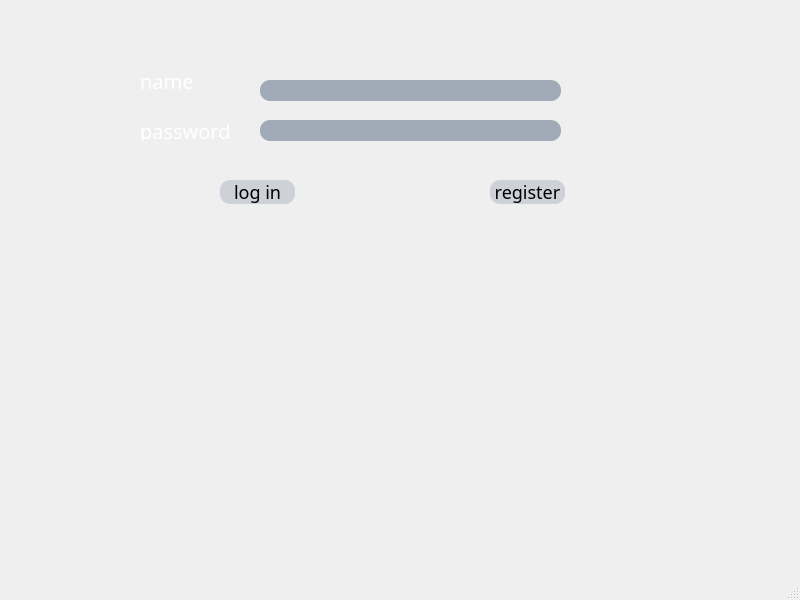
<?xml version="1.0" encoding="UTF-8"?>
<ui version="4.0">
 <class>MainWindow</class>
 <widget class="QMainWindow" name="MainWindow">
  <property name="geometry">
   <rect>
    <x>0</x>
    <y>0</y>
    <width>800</width>
    <height>600</height>
   </rect>
  </property>
  <property name="windowTitle">
   <string>MainWindow</string>
  </property>
  <property name="windowIcon">
   <iconset resource="resource.qrc">
    <normaloff>:/images/media/media/5.png</normaloff>:/images/media/media/5.png</iconset>
  </property>
  <widget class="QWidget" name="centralwidget">
   <widget class="QLineEdit" name="username">
    <property name="geometry">
     <rect>
      <x>260</x>
      <y>80</y>
      <width>301</width>
      <height>21</height>
     </rect>
    </property>
    <property name="styleSheet">
     <string notr="true">QLineEdit {
    background-color: rgba(97, 114, 136, 140);
    border-radius: 10px;
    font-size: 16px;
    color: white;
}</string>
    </property>
    <property name="echoMode">
     <enum>QLineEdit::EchoMode::Normal</enum>
    </property>
   </widget>
   <widget class="QLabel" name="label">
    <property name="geometry">
     <rect>
      <x>140</x>
      <y>70</y>
      <width>61</width>
      <height>21</height>
     </rect>
    </property>
    <property name="font">
     <font>
      <family>Impact</family>
      <pointsize>-1</pointsize>
     </font>
    </property>
    <property name="styleSheet">
     <string notr="true">QLabel {
    color: white;
    font-size: 20px;
}</string>
    </property>
    <property name="text">
     <string>name</string>
    </property>
   </widget>
   <widget class="QLabel" name="label_2">
    <property name="geometry">
     <rect>
      <x>140</x>
      <y>120</y>
      <width>101</width>
      <height>21</height>
     </rect>
    </property>
    <property name="font">
     <font>
      <family>Impact</family>
      <pointsize>-1</pointsize>
     </font>
    </property>
    <property name="styleSheet">
     <string notr="true">QLabel {
    color: white;
    font-size: 20px;
}</string>
    </property>
    <property name="text">
     <string>password</string>
    </property>
   </widget>
   <widget class="QLineEdit" name="password">
    <property name="geometry">
     <rect>
      <x>260</x>
      <y>120</y>
      <width>301</width>
      <height>21</height>
     </rect>
    </property>
    <property name="mouseTracking">
     <bool>true</bool>
    </property>
    <property name="styleSheet">
     <string notr="true">QLineEdit {
    background-color: rgba(97, 114, 136, 140);
    border-radius: 10px;
    font-size: 16px;
    color: white;
}</string>
    </property>
    <property name="echoMode">
     <enum>QLineEdit::EchoMode::Password</enum>
    </property>
   </widget>
   <widget class="QPushButton" name="loginButton">
    <property name="geometry">
     <rect>
      <x>220</x>
      <y>180</y>
      <width>75</width>
      <height>24</height>
     </rect>
    </property>
    <property name="font">
     <font>
      <family>Impact</family>
      <pointsize>-1</pointsize>
     </font>
    </property>
    <property name="styleSheet">
     <string notr="true">QPushButton {
    background: #ced1d8;
    border-style: outset;
    border-radius: 10px;
    font-style: MingLiU-ExtB;
    font-size: 18px;
}
QPushButton:pressed {
    background-color: rgb(224, 0, 0);
    border-style: inset;
}
QPushButton:hover {
    background-color: rgba(198, 198, 220, 0.6);
}</string>
    </property>
    <property name="text">
     <string>log in</string>
    </property>
   </widget>
   <widget class="QPushButton" name="registerButton">
    <property name="geometry">
     <rect>
      <x>490</x>
      <y>180</y>
      <width>75</width>
      <height>24</height>
     </rect>
    </property>
    <property name="font">
     <font>
      <family>Impact</family>
      <pointsize>-1</pointsize>
     </font>
    </property>
    <property name="styleSheet">
     <string notr="true">QPushButton {
    background: #ced1d8;
    border-style: outset;
    border-radius: 10px;
    font-style: MingLiU-ExtB;
    font-size: 18px;
}
QPushButton:pressed {
    background-color: rgb(224, 0, 0);
    border-style: inset;
}
QPushButton:hover {
    background-color: rgba(198, 198, 220, 0.6);
}</string>
    </property>
    <property name="text">
     <string>register</string>
    </property>
   </widget>
  </widget>
  <widget class="QMenuBar" name="menubar">
   <property name="geometry">
    <rect>
     <x>0</x>
     <y>0</y>
     <width>800</width>
     <height>22</height>
    </rect>
   </property>
  </widget>
  <widget class="QStatusBar" name="statusbar"/>
 </widget>
 <resources>
  <include location="resource.qrc"/>
 </resources>
 <connections/>
</ui>
